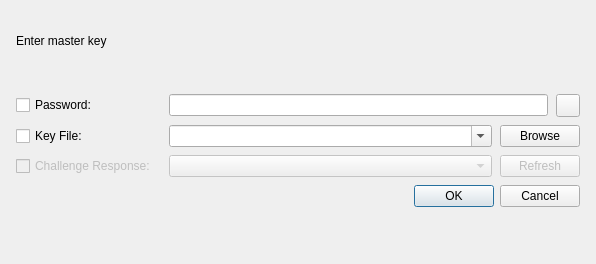
<?xml version="1.0" encoding="UTF-8"?>
<ui version="4.0">
 <class>DatabaseOpenWidget</class>
 <widget class="QWidget" name="DatabaseOpenWidget">
  <property name="geometry">
   <rect>
    <x>0</x>
    <y>0</y>
    <width>596</width>
    <height>264</height>
   </rect>
  </property>
  <layout class="QVBoxLayout" name="verticalLayout" stretch="0,1,0,1,0,0,3">
   <property name="spacing">
    <number>8</number>
   </property>
   <item>
    <widget class="MessageWidget" name="messageWidget" native="true"/>
   </item>
   <item>
    <spacer name="verticalSpacer_2">
     <property name="orientation">
      <enum>Qt::Vertical</enum>
     </property>
     <property name="sizeHint" stdset="0">
      <size>
       <width>20</width>
       <height>40</height>
      </size>
     </property>
    </spacer>
   </item>
   <item>
    <layout class="QVBoxLayout" name="labelLayout">
     <property name="leftMargin">
      <number>5</number>
     </property>
     <property name="rightMargin">
      <number>5</number>
     </property>
     <item>
      <widget class="QLabel" name="labelHeadline">
       <property name="text">
        <string>Enter master key</string>
       </property>
      </widget>
     </item>
     <item>
      <widget class="QLabel" name="labelFilename"/>
     </item>
    </layout>
   </item>
   <item>
    <spacer name="verticalSpacer_3">
     <property name="orientation">
      <enum>Qt::Vertical</enum>
     </property>
     <property name="sizeHint" stdset="0">
      <size>
       <width>20</width>
       <height>40</height>
      </size>
     </property>
    </spacer>
   </item>
   <item>
    <layout class="QGridLayout" name="gridLayout">
     <property name="leftMargin">
      <number>5</number>
     </property>
     <property name="verticalSpacing">
      <number>8</number>
     </property>
     <item row="1" column="0" alignment="Qt::AlignVCenter">
      <widget class="QCheckBox" name="checkKeyFile">
       <property name="text">
        <string>Key File:</string>
       </property>
      </widget>
     </item>
     <item row="0" column="0" alignment="Qt::AlignVCenter">
      <widget class="QCheckBox" name="checkPassword">
       <property name="text">
        <string>Password:</string>
       </property>
      </widget>
     </item>
     <item row="1" column="2">
      <layout class="QHBoxLayout" name="keyFileLayout">
       <property name="leftMargin">
        <number>5</number>
       </property>
       <property name="rightMargin">
        <number>5</number>
       </property>
       <item>
        <widget class="QComboBox" name="comboKeyFile">
         <property name="enabled">
          <bool>true</bool>
         </property>
         <property name="sizePolicy">
          <sizepolicy hsizetype="Expanding" vsizetype="Fixed">
           <horstretch>0</horstretch>
           <verstretch>0</verstretch>
          </sizepolicy>
         </property>
         <property name="editable">
          <bool>true</bool>
         </property>
        </widget>
       </item>
       <item>
        <widget class="QPushButton" name="buttonBrowseFile">
         <property name="text">
          <string>Browse</string>
         </property>
        </widget>
       </item>
      </layout>
     </item>
     <item row="0" column="2">
      <layout class="QHBoxLayout" name="passwordLayout">
       <property name="leftMargin">
        <number>5</number>
       </property>
       <property name="rightMargin">
        <number>5</number>
       </property>
       <item>
        <widget class="PasswordEdit" name="editPassword">
         <property name="echoMode">
          <enum>QLineEdit::Password</enum>
         </property>
        </widget>
       </item>
       <item>
        <widget class="QToolButton" name="buttonTogglePassword">
         <property name="checkable">
          <bool>true</bool>
         </property>
        </widget>
       </item>
      </layout>
     </item>
     <item row="4" column="0">
      <widget class="QCheckBox" name="checkChallengeResponse">
       <property name="enabled">
        <bool>false</bool>
       </property>
       <property name="text">
        <string>Challenge Response:</string>
       </property>
      </widget>
     </item>
     <item row="4" column="2">
      <layout class="QHBoxLayout" name="horizontalLayout">
       <property name="leftMargin">
        <number>5</number>
       </property>
       <property name="rightMargin">
        <number>5</number>
       </property>
       <item>
        <widget class="QComboBox" name="comboChallengeResponse">
         <property name="enabled">
          <bool>false</bool>
         </property>
         <property name="sizePolicy">
          <sizepolicy hsizetype="Expanding" vsizetype="Fixed">
           <horstretch>0</horstretch>
           <verstretch>0</verstretch>
          </sizepolicy>
         </property>
         <property name="editable">
          <bool>false</bool>
         </property>
        </widget>
       </item>
       <item>
        <widget class="QPushButton" name="buttonRedetectYubikey">
         <property name="enabled">
          <bool>false</bool>
         </property>
         <property name="text">
          <string>Refresh</string>
         </property>
        </widget>
       </item>
      </layout>
     </item>
    </layout>
   </item>
   <item>
    <layout class="QHBoxLayout" name="dialogButtonsLayout">
     <property name="leftMargin">
      <number>5</number>
     </property>
     <property name="rightMargin">
      <number>5</number>
     </property>
     <item alignment="Qt::AlignRight">
      <widget class="QDialogButtonBox" name="buttonBox">
       <property name="standardButtons">
        <set>QDialogButtonBox::Cancel|QDialogButtonBox::Ok</set>
       </property>
      </widget>
     </item>
    </layout>
   </item>
   <item>
    <spacer name="verticalSpacer">
     <property name="orientation">
      <enum>Qt::Vertical</enum>
     </property>
     <property name="sizeHint" stdset="0">
      <size>
       <width>20</width>
       <height>40</height>
      </size>
     </property>
    </spacer>
   </item>
  </layout>
 </widget>
 <customwidgets>
  <customwidget>
   <class>PasswordEdit</class>
   <extends>QLineEdit</extends>
   <header>gui/PasswordEdit.h</header>
  </customwidget>
  <customwidget>
   <class>MessageWidget</class>
   <extends>QWidget</extends>
   <header>gui/MessageWidget.h</header>
   <container>1</container>
  </customwidget>
 </customwidgets>
 <tabstops>
  <tabstop>checkPassword</tabstop>
  <tabstop>editPassword</tabstop>
  <tabstop>buttonTogglePassword</tabstop>
  <tabstop>checkKeyFile</tabstop>
  <tabstop>comboKeyFile</tabstop>
  <tabstop>buttonBrowseFile</tabstop>
 </tabstops>
 <resources/>
 <connections/>
</ui>
